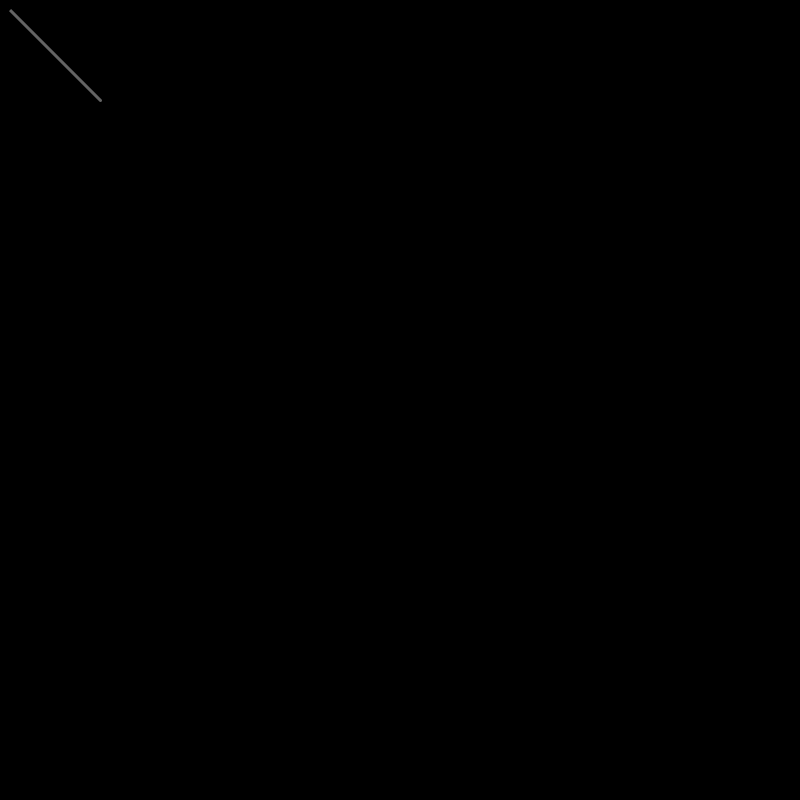
Frame 1 (no input)
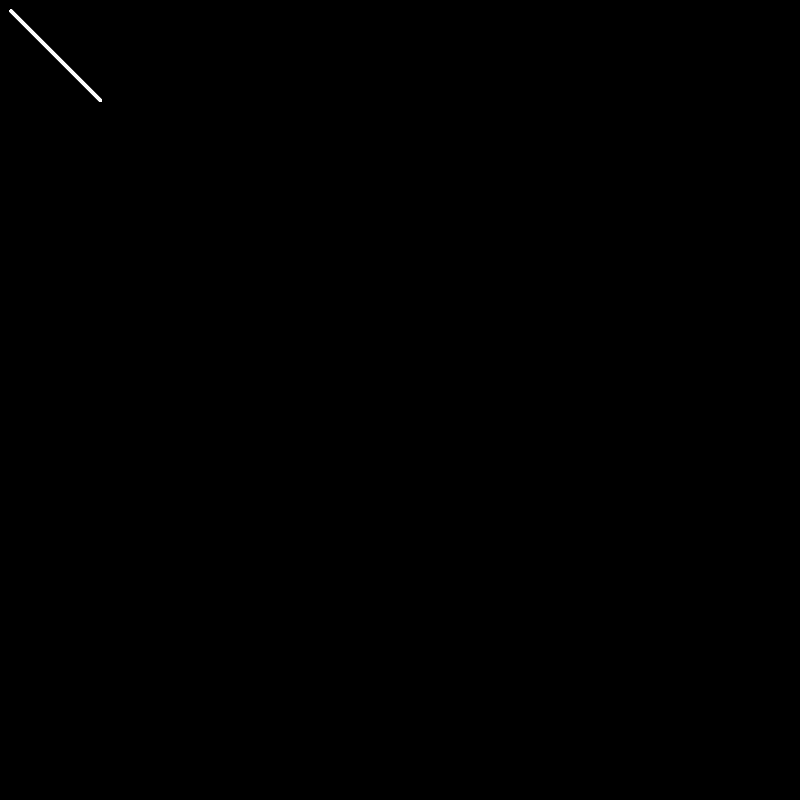
Frame 60 (the mouse pressed at the canvas centre just before this capture)
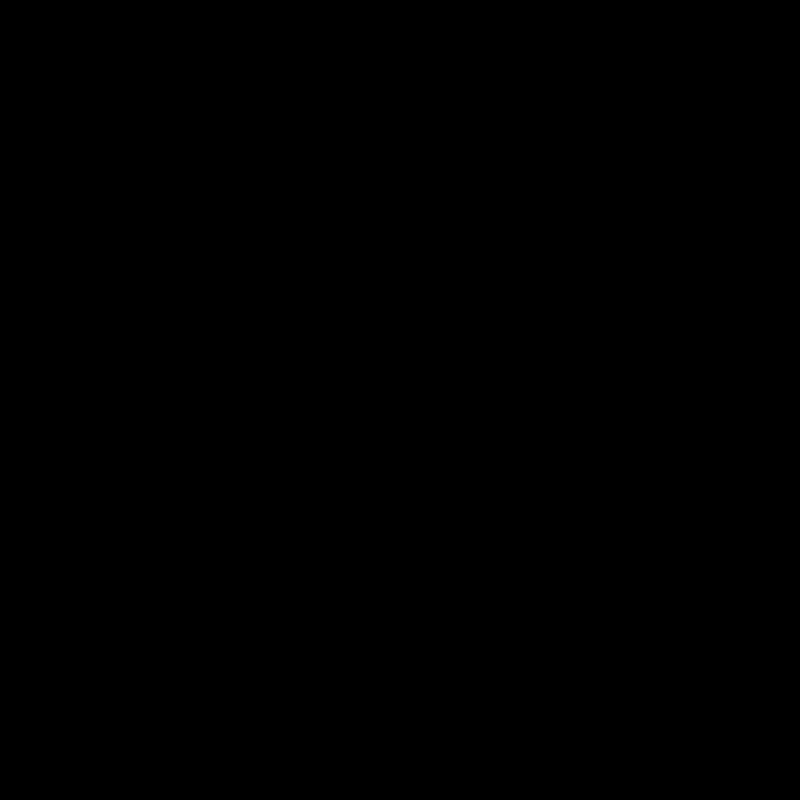
Frame 120 (the mouse held since frame 60 and released just before this capture)

The Processing sketch that drew these frames (run headless with seeded random() and noise(); from frame 60 on, the mouse is pressed at the canvas centre):

// Processing sketch: drawingbrush
// ── drawingbrush.pde
void setup() {
  size(800, 800);
  background(0); //draw the background once so we get rid of the grey
}

void draw() {
  noStroke();
  fill(255, 255, 255, 10);
  
  //store the mouse positions so that we can calculate the distance
  //between them
  PVector mouse_pos = new PVector(mouseX, mouseY);
  PVector pmouse_pos = new PVector(pmouseX, pmouseY);
  
  stroke(255, 255, 255, 100);
  strokeWeight(3);
  float circle_size = mouse_pos.dist(pmouse_pos);
  
  //here we call our fucntion that we've defined below
  drawBrush(circle_size);
  

  if (mousePressed) { //if you are pressing the mouse
    background(0); //draw the background (essentially start from scratch)
  }
  
  //--------- FOR LOOPS
  
  //for a certain number of times
  //needs to know where to start
  //needs to know when to stop
  //how do we go from one to the other (increment)
  //--------- EXAMPLE
  //for(int i = 0; i < 100; i++){
  //  rect(100+i*10, 100+i*10, 100, 100);
  //}
}

//we define our function, and we specify that
//we're going to need a float to function properly
void drawBrush(float circle_size){
  
  for(int i = 0; i < 5; i++){ //for 5 iterations
  //each time
    pushMatrix();
    translate(mouseX, mouseY); //we translate
    rotate(i*10); //we rotate -by using i, we make sure the rotation is different for each curve
    bezier(20, 20, circle_size, circle_size, mouseX, mouseY, 100, 100); //draw the curve
    popMatrix(); //close the matrix
  }
}
